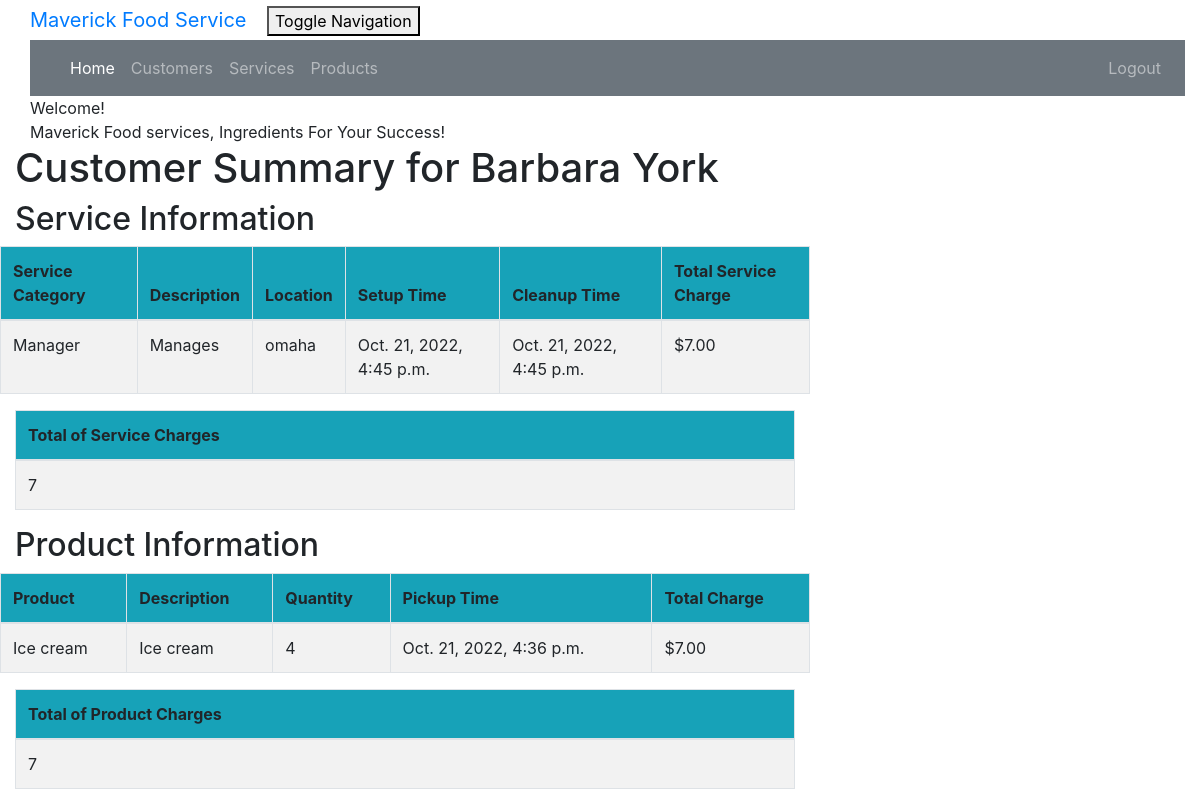
The page /customer/1/summary/ (signed in) on the database its author committed.
### crm/models.py (models this page shows, shortened)
class Customer(models.Model):
    cust_name = models.CharField(max_length=50)
    email = models.EmailField(max_length=100)
    phone = models.CharField(max_length=20)
    bldgroom = models.CharField(max_length=100)
    address = models.CharField(max_length=200)
    city = models.CharField(max_length=50)
    state = models.CharField(max_length=50)
    zipcode = models.CharField(max_length=10)
    organization = models.CharField(max_length=100)
    role = models.CharField(max_length=100)

class Service(models.Model):
    cust_name = models.ForeignKey(Customer, on_delete=models.CASCADE, related_name='services')
    service_category = models.CharField(max_length=100)
    description = models.TextField()
    location = models.CharField(max_length=200)
    setup_time = models.DateTimeField(
        default=timezone.now)
    cleanup_time = models.DateTimeField(
        default=timezone.now)
    service_charge = models.DecimalField(max_digits=10, decimal_places=2)
    created_date = models.DateTimeField(
        default=timezone.now)
    updated_date = models.DateTimeField(auto_now_add=True)

class Product(models.Model):
    cust_name = models.ForeignKey(Customer, on_delete=models.CASCADE, related_name='products')
    product = models.CharField(max_length=100)
    description = models.TextField()
    quantity = models.IntegerField()
    pickup_time = models.DateTimeField(
        default=timezone.now)
    charge = models.DecimalField(max_digits=10, decimal_places=2)
    created_date = models.DateTimeField(
        default=timezone.now)
    updated_date = models.DateTimeField(auto_now_add=True)

### crm/views.py (the view)
# urls.py: path('customer/<int:pk>/summary/', views.summary, name='summary'),
@login_required
def summary(request, pk):
    customer = get_object_or_404(Customer, pk=pk)
    services = Service.objects.filter(cust_name=pk)
    products = Product.objects.filter(cust_name=pk)
    sum_service_charge = \
        Service.objects.filter(cust_name=pk).aggregate(Sum('service_charge'))
    sum_product_charge = \
        Product.objects.filter(cust_name=pk).aggregate(Sum('charge'))
    sum = sum_product_charge.get("charge__sum")
    if sum is None:
        sum_product_charge = {'charge__sum': Decimal('0')}
    sum = sum_service_charge.get("service_charge__sum")
    if sum is None:
        sum_service_charge = {'service_charge__sum': Decimal('0')}
    return render(request, 'crm/summary.html', {'customer': customer,
                                                'products': products,
                                                'services': services,
                                                'sum_service_charge': sum_service_charge,
                                                'sum_product_charge': sum_product_charge, })

### crm/templates/crm/summary.html
{% extends 'crm/base.html' %}
{% block content %}
{% load mathfilters %}
{% load humanize %}
<div class="container">
    <div class="row">
        <div class="col-md-10 col-md-offset-1">
            <div class="panel panel-primary">
                <div class="panel-heading">Welcome!</div>
                <div class="panel-body">
                    Maverick Food services, Ingredients For Your Success!
                </div>
            </div>
        </div>
    </div>
</div>
<div class="row">
  <h1 style="padding-left: 15Px">Customer Summary for {{ customer.cust_name }}</h1>
</div>
     <div class="row">
        <h2 style="padding-left: 15Px">Service Information</h2>
    </div>
    <div class="row">
        <table class="table table-striped table-bordered table-hover">
            <thead>
            <tr class="bg-info">
                <th>Service Category</th>
                <th>Description</th>
                <th>Location</th>
                <th>Setup Time</th>
                <th>Cleanup Time</th>
                <th>Total Service Charge</th>
            </tr>
            </thead>
            <tbody>
            {% for service in services %}
                <tr>
<td>{{ service.service_category }}</td>
<td>{{ service.description }}</td>
<td>{{ service.location }}</td>
<td>{{ service.setup_time }}</td>
<td>{{ service.cleanup_time }}</td>
<td>${{ service.service_charge|floatformat:2|intcomma }}</td>
                </tr>
            {% endfor %}
            </tbody>
        </table>
    </div>
        <table class="table table-striped table-bordered table-hover">
        <thead>
            <tr class="bg-info">
                <th>Total of Service Charges</th>
            </tr>
        </thead>
        <tbody>
            <tr>
                <td>{{ sum_service_charge.service_charge__sum|intcomma }}</td>
            </tr>
        </tbody>
    </table>
    <div class="row">
        <h2 style="padding-left: 15Px">Product Information</h2>
    </div>
    <div class="row">
        <table class="table table-striped table-bordered table-hover">
            <thead>
            <tr class="bg-info">
                <th>Product</th>
                <th>Description</th>
                <th>Quantity</th>
                <th>Pickup Time</th>
                <th>Total Charge</th>
            </tr>
            </thead>
            <tbody>
            {% for product in products %}
                <tr>
<td>{{ product.product }}</td>
<td>{{ product.description }}</td>
<td>{{ product.quantity|intcomma }}</td>
<td>{{ product.pickup_time }}</td>
<td>${{ product.charge|floatformat:2|intcomma }}</td>
                </tr>
            {% endfor %}
            </tbody>
        </table>
    </div>
        <table class="table table-striped table-bordered table-hover">
        <thead>
            <tr class="bg-info">
                <th>Total of Product Charges</th>
            </tr>
        </thead>
        <tbody>
            <tr>
                <td>{{ sum_product_charge.charge__sum|intcomma }}</td>
            </tr>
        </tbody>
    </table>
{% endblock %}

### crm/static/css/portfolio.css (style rules this page uses)
body { padding-left: 15px; }

### rows shown on the page
Customer: cust_name "Barbara York"
Service: service_category "Manager", description "Manages", location "omaha", setup_time "Oct. 21, 2022, 4:45 p.m.", cleanup_time "Oct. 21, 2022, 4:45 p.m.", service_charge "7.00"
Product: product "Ice cream", description "Ice cream", quantity "4", pickup_time "Oct. 21, 2022, 4:36 p.m.", charge "7.00"

### other values the page prints
{{ sum_service_charge.service_charge__sum|intcomma }} "7"
{{ sum_product_charge.charge__sum|intcomma }} "7"
